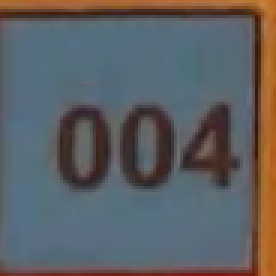
#> input picture experiments/get_numbers_from_video/4.png, 92 x 92 px (shown 3 times larger)
$ python -i BucketNumbersIdentifier2.py   (imports and definitions only)   (older library calls are emulated)
#> lines starting #> are read from the running program, lines starting #| are printed output that depends on the picture; after the words box and inside, x2 and y2 are one past the last pixel; in counts of white or black regions, pixels touching at a corner belong together
#> further down, picture is the input picture: shape (92, 92, 3); mean B, G, R 98.6, 95.3, 93.7
### classes/RGBImageSlicer.py
###########
#  I |II  #
# ---+--- #
# III|VI  #
###########


class RGBImageSlicer:

    def __init__(self,
                 image):

        self.image = image
        self.height, self.width, _ = image.shape
#> self.height = 92; self.width = 92

    @property
    def first_quarter(self):
        width_from = 0
        width_to = int(self.width / 2)
#> width_to = 46

        height_from = 0
        height_to = int(self.height / 2)
#> height_to = 46

        first_quarter_image = self.image[height_from:height_to, width_from:width_to, :]
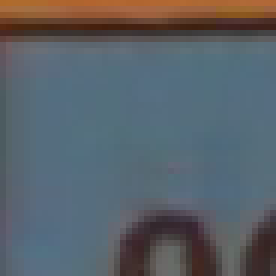
#> first_quarter_image: shape (46, 46, 3) (shown 6 times larger); mean B, G, R 104.4, 97.4, 89.6

        return first_quarter_image

    # [35 lines left out: functions second_quarter, third_quarter, fourth_quarter, not called in this run]

### classes/KeepNLargestAreaContours.py
import numpy as np
import cv2


class KeepNLargestAreaContours:
    def __init__(self,
                 image,
                 kept_contour_number,
                 invert_flag=False):

        self.image = image
        self.kept_contour_number = kept_contour_number
        self.invert_flag = invert_flag

    @property
    def kept_n_largest_area_contours_image(self):
        if self.invert_flag:
            self.invert_image()

        self.image = self.add_black_edge(self.image)
        self.delete_contours()
        self.image = self.remove_black_edge(self.image)

        if self.invert_flag:
            self.invert_image()

        return self.image

    def invert_image(self):
        self.image = 255 - self.image

    def delete_contours(self):
        for contour_to_delete in self.contours_to_delete:
            cv2.drawContours(self.image, [contour_to_delete], 0, 0, -1)

    @property
    def contours_to_delete(self):
        contours_to_delete = []

        if len(self.first_level_contours) <= self.kept_contour_number:
            return contours_to_delete

        for contour in self.first_level_contours:
            if cv2.contourArea(contour) < self.area_limit:
                contours_to_delete.append(contour)

        return contours_to_delete

    # [11 lines left out: function area_limit, not called in this run]

    @property
    def first_level_contours(self):
        first_level_contours = []
        copy_to_detect_contours = self.image.copy()
        _, contours, hierarchy = cv2.findContours(copy_to_detect_contours, cv2.RETR_TREE, cv2.CHAIN_APPROX_SIMPLE)

        actual_contour_index = 0

        while actual_contour_index != -1 and contours:
            first_level_contours.append(contours[actual_contour_index])
            actual_contour_index = hierarchy[0][actual_contour_index][0]

        return first_level_contours

    @staticmethod
    def add_black_edge(image):
        new_width = image.shape[0] + 2
        new_high = image.shape[1] + 2
        black_edge_image = np.zeros((new_width, new_high), dtype=np.uint8)
        black_edge_image[1:new_width-1, 1:new_high - 1] = image
        return black_edge_image

    @staticmethod
    def remove_black_edge(image):
        removed_black_edge_image = image[1:image.shape[0]-1, 1:image.shape[1]-1]
        return removed_black_edge_image

### experiments/get_numbers_from_video/BucketNumbersIdentifier2.py
import pytesseract
import cv2
import re
import numpy as np
from PIL import Image

from RGBImageSlicer import RGBImageSlicer
from KeepNLargestAreaContours import KeepNLargestAreaContours


class BucketNumbersIdentifier2:

    def left_bucket_number(self, bucket_marker_image):
        rgb_image_slicer = RGBImageSlicer(bucket_marker_image)

        upper_number_image = rgb_image_slicer.first_quarter
        identified_upper_numbers = self.number_identification(upper_number_image)

        lower_number_image = rgb_image_slicer.third_quarter
        identified_lower_numbers = self.number_identification(lower_number_image)

        evaluated_identifications = self.evaluate_identifications(identified_upper_numbers,
                                                                  identified_lower_numbers)

        return evaluated_identifications

    def right_bucket_number(self, bucket_marker_image):
        rgb_image_slicer = RGBImageSlicer(bucket_marker_image)

        upper_number_image = rgb_image_slicer.second_quarter
        identified_upper_numbers = self.number_identification(upper_number_image)

        lower_number_image = rgb_image_slicer.fourth_quarter
        identified_lower_numbers = self.number_identification(lower_number_image)

        evaluated_identifications = self.evaluate_identifications(identified_upper_numbers,
                                                                  identified_lower_numbers)

        return evaluated_identifications

    @staticmethod
    def number_identification(image):
        processed_image = BucketNumbersIdentifier2.process_image(image)
        detected_numbers = BucketNumbersIdentifier2.do_number_recognition(processed_image)
        filtered_numbers = BucketNumbersIdentifier2.filter_out_not_digit_characters(detected_numbers)
        return filtered_numbers

    @staticmethod
    def evaluate_identifications(identification_1, identification_2):
        if len(identification_1) == 3 and len(identification_2) == 3 and identification_1 == identification_2:
            return identification_1

        if len(identification_1) == 3 and len(identification_2) != 3:
            return identification_1

        if len(identification_2) == 3 and len(identification_1) != 3:
            return identification_2

        return ""

    @staticmethod
    def process_image(image):
        gray_image = BucketNumbersIdentifier2.gray_image(image)
        narrowed_image = BucketNumbersIdentifier2.delete_top_and_lower_20_percent_of_image(gray_image)
        image_150_pixel_height = BucketNumbersIdentifier2.image_150_pixel_height(narrowed_image)
        blured_image = BucketNumbersIdentifier2.blur_image(image_150_pixel_height)
        thresholded_and_binarized_image = BucketNumbersIdentifier2.threshold_and_binarize_image(blured_image)
        closed_image = BucketNumbersIdentifier2.closed_image(thresholded_and_binarized_image)
        vanish_black_contours_beside_edges_image =\
            BucketNumbersIdentifier2.vanish_black_contours_beside_edges(closed_image)
        final_image = KeepNLargestAreaContours(image=vanish_black_contours_beside_edges_image,
                                               kept_contour_number=3,
                                               invert_flag=True).kept_n_largest_area_contours_image
        return final_image

    @staticmethod
    def do_number_recognition(image):
        pil_image = Image.fromarray(image)
        recognized_numbers = pytesseract.image_to_string(pil_image, config='-psm 7 -outputbase digits')
        # recognized_numbers = ""
        return recognized_numbers

    @staticmethod
    def filter_out_not_digit_characters(identified_numbers):
        filtered_numbers = re.sub("[^0-9]", "", identified_numbers)
        return filtered_numbers

    @staticmethod
    def gray_image(image):
        gray_image = cv2.cvtColor(image, cv2.COLOR_BGR2GRAY)
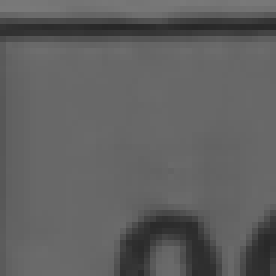
#> gray_image: shape (46, 46) (shown 6 times larger); min 39, max 121, mean 95.8
        return gray_image

    @staticmethod
    def delete_top_and_lower_20_percent_of_image(image):
        height, _ = image.shape
#> height = 46
        narrowed_image = image[int(height * 0.2):int(height * 0.8), :]
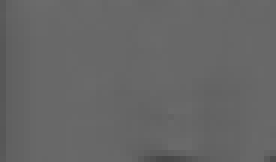
#> narrowed_image: shape (27, 46) (shown 6 times larger); min 72, max 107, mean 102.4
        return narrowed_image

    @staticmethod
    def image_150_pixel_height(image):

        original_height, _ = image.shape
#> original_height = 27

        target_height = 150.0
        scale_factor = target_height / original_height
#> scale_factor = 5.56

        image_150_pixel_height = cv2.resize(image,
                                            None,
                                            fx=scale_factor,
                                            fy=scale_factor,
                                            interpolation=cv2.INTER_CUBIC)
        return image_150_pixel_height

    @staticmethod
    def blur_image(image):
        blured_image = cv2.GaussianBlur(image, (5, 5), 0)
        return blured_image

    @staticmethod
    def threshold_and_binarize_image(image):
        thresholded_and_binarized_image = cv2.adaptiveThreshold(image,
                                                                255,
                                                                cv2.ADAPTIVE_THRESH_GAUSSIAN_C,
                                                                cv2.THRESH_BINARY,
                                                                37,
                                                                2)
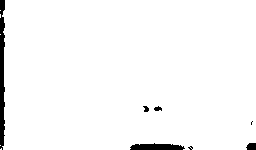
#> thresholded_and_binarized_image: shape (150, 256); 97.3% white; 7 black regions (2 under 20 px), largest, box (x1, y1, x2, y2) and area: (0, 0, 5, 150) 617, (130, 143, 185, 150) 298, (246, 143, 256, 150) 61, (154, 106, 162, 111) 28, (143, 106, 149, 112) 25
        return thresholded_and_binarized_image

    @staticmethod
    def closed_image(image):
        kernel = np.ones((5, 5), np.uint8)
        closed_image = cv2.morphologyEx(image, cv2.MORPH_CLOSE, kernel)
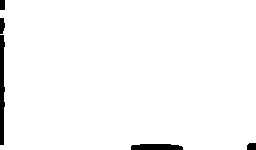
#> closed_image: shape (150, 256); 97.6% white; 5 black regions, box (x1, y1, x2, y2) and area: (0, 35, 5, 145) 455, (131, 144, 183, 150) 285, (0, 18, 5, 34) 66, (247, 143, 256, 150) 60, (0, 0, 5, 10) 50
        return closed_image

    @staticmethod
    def vanish_black_contours_beside_edges(image):
        black_frame_image = BucketNumbersIdentifier2.set_img_frame_black(image)
        flood_filled_image = BucketNumbersIdentifier2.flood_fill_with_white_for_top_left_corner(black_frame_image)
        return flood_filled_image

    @staticmethod
    def set_img_frame_black(image):
        height, width = image.shape
#> height = 150; width = 256

        image[:, 0] = 0
#> image: shape (150, 256); 97.6% white; 3 black regions, box (x1, y1, x2, y2) and area: (0, 0, 5, 150) 585, (131, 144, 183, 150) 285, (247, 143, 256, 150) 60
        image[:, width - 1] = 0
        image[0, :] = 0
        image[height - 1, :] = 0
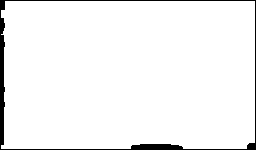
#> image: shape (150, 256); 96% white; 1 black region, box (x1, y1, x2, y2) and area: (0, 0, 256, 150) 1517

        return image

    @staticmethod
    def flood_fill_with_white_for_top_left_corner(image):
        height, width = image.shape
#> height = 150; width = 256
        mask = np.zeros((height + 2, width + 2), np.uint8)
        cv2.floodFill(image, mask, (0, 0), 255)
#> image: shape (150, 256); 3.95% of pixels changed, all inside (x1, y1, x2, y2) = (0, 0, 256, 150)
        return image

>>> import cv2
>>> picture = cv2.imread('4.png')
>>> result = BucketNumbersIdentifier2().left_bucket_number(picture)
#> in invert_image, `self.image = 255 - self.image`: self.image: shape (150, 256); every value is 0
#> in add_black_edge, `black_edge_image[1:new_width-1, 1:new_high - 1] = image`: black_edge_image: shape (152, 258); every value is 0
#> (the run stopped early here; a loop or call above may not have finished)
